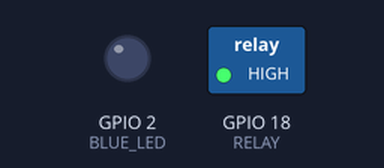
The sketch below on a simulated ESP32. Parts: switched loads named in the sketch (green lamp = pin HIGH), output pins drawn as LEDs (lit = HIGH). WiFi joins after 1.5 s; servers stay silent unless stated.

Above: at 1.1 s.
At 2.1 s:
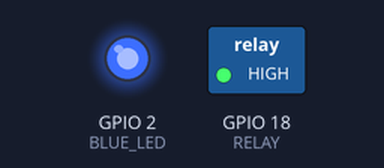
Timing chart, 0 to 3.6 s (numbered marks = the images above):
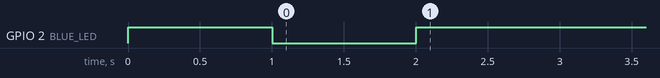

The sketch:

Async.ino
```cpp
#include <WiFi.h>
#include "ESPAsyncWebServer.h"

//Pins we need + onboard blue LED in this case
#define RELAY 18
#define BLUE_LED 2

//Invert if you need a positive signal to turn on the relay module
#define relay_ON LOW
#define relay_OFF HIGH

//Wifi settings
const char* ssid = "Wifi Name";
const char* password = "Wifi Password";

//Other settings
const char* access_key = "123456";
const int relay_timer = 1000; //Time to stay on
const int max_reconnects = 3; //Max Wifi connect attempts

AsyncWebServer server(80);

void trigger() {
  digitalWrite(RELAY, relay_ON);
  delay(relay_timer);
  digitalWrite(RELAY, relay_OFF);
}

void setupPins() {
  pinMode(RELAY, OUTPUT);
  pinMode(BLUE_LED, OUTPUT);

  digitalWrite(RELAY, relay_OFF);
  digitalWrite(BLUE_LED, LOW);
}

void connectingBlink() {
  digitalWrite(BLUE_LED, !digitalRead(BLUE_LED));
  delay(1000);
}

void checkWifi() {
  if (WiFi.status() == WL_CONNECTED) {
    return;
  }

  digitalWrite(RELAY, relay_OFF); //Making sure we don't get stuck in the while loop with the relay on
  int attempts = 0;

  WiFi.begin(ssid, password);
  while (WiFi.status() != WL_CONNECTED) {
    if (attempts > max_reconnects) {
      ESP.restart();
    }

    connectingBlink();
    attempts++;
  }

  digitalWrite(BLUE_LED, HIGH); //Connected
}

void webServer() {
  server.on("/", HTTP_GET, [](AsyncWebServerRequest* request) {
    return request->send(200, "text/plain", "ok");
    });

  server.on("/actions", HTTP_GET, [](AsyncWebServerRequest* request) {
    try {
      if (request->params() == 0) {
        throw 400;
      }

      AsyncWebParameter* p = request->getParam(0);
      if (p->name() != "code" || p->value() != access_key) {
        throw 401;
      }

      trigger();
      return request->send(200, "text/plain", "Success");
    }
    catch (int code) {
      return request->send(code);
    }
    catch (...) {
      return request->send(500);
    }
    });

  server.begin();
}

void setup() {
  setupPins();
  checkWifi();
  webServer();
}

void loop() {
  checkWifi();
}
```
